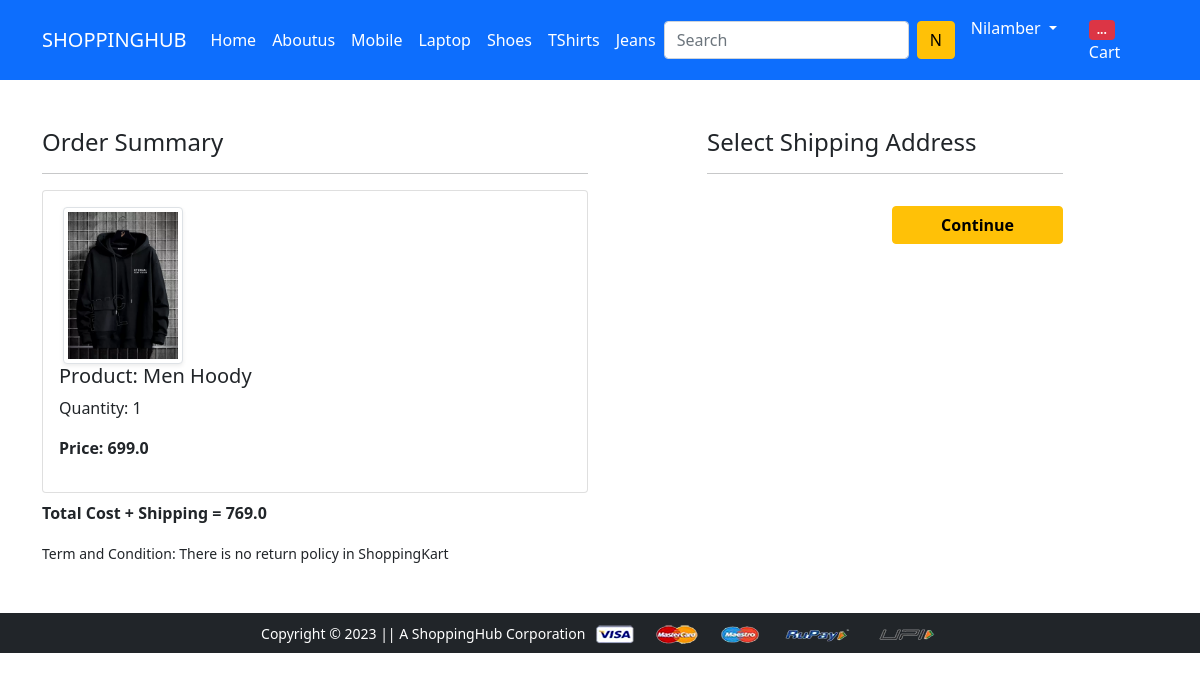
Screenshot of /checkout/ (signed in) with the database file from the repository.
### app/models.py (models this page shows, shortened)
class Cart(models.Model):
    user=models.ForeignKey(User, on_delete=models.CASCADE)
    product=models.ForeignKey(Product,on_delete=models.CASCADE)
    quantity=models.PositiveIntegerField(default=1)
    @property
    def total_cost(self):
        return self.quantity*self.product.discounted_price

class Product(models.Model):
    title=models.CharField(max_length=100)
    selling_price=models.FloatField()
    discounted_price=models.FloatField()
    description=models.TextField()
    brand=models.CharField(max_length=100)
    category=models.CharField(choices=CATEGORY_CHOICE,max_length=2)
    product_image=models.ImageField(upload_to='productImg')

### app/views.py (the view)
# urls.py: path('checkout/', views.checkout, name='checkout'),
def checkout(request):
  if request.user.is_authenticated:
    user= request.user
    add= Customer.objects.filter(user=user)
    cart_items= Cart.objects.filter(user=user)
    amount= 0.0
    shipping= 70.0
    totalamount= 0.0
    cart_product = [p for p in Cart.objects.all() if p.user==request.user]
    if cart_product:
      for p in cart_product:
        tempamount= (p.quantity*p.product.discounted_price)
        amount+=tempamount
      totalamount= amount+shipping
    return render(request, 'app/checkout.html',{'add':add,'totalamount':totalamount,'cart_items':cart_items})
  else:
    return HttpResponseRedirect('/accounts/login')

### app/templates/app/checkout.html (shortened to what this page needs)
{% extends 'app/base.html' %}
{% load static %}
{% block main-content %}
<div class="container">
 <div class="row mt-5">
  <div class="col-sm-6">
    <h4>Order Summary</h4>
    <hr>
    {% for item in cart_items %}
      <div class="card mb-2">
        <div class="card-body">
          <div class="col-sm-3 text-center align-self-center"><img src="{{item.product.product_image.url}}" alt="" srcset="" class="img-fluid img-thumbnail shadow-sm" height="120" width="120"> </div>
          <h5>Product: {{item.product.title}}</h5>
          <p>Quantity: {{item.quantity}}</p>
          <p class="fw-bold">Price: {{item.total_cost}}</p>
        </div>
      </div>
      {% endfor %}
      <p class="fw-bold">Total Cost + Shipping = {{totalamount}}</p>
      <small>Term and Condition: There is no return policy in ShoppingKart</small>
  </div>
  <div class="col-sm-4 offset-sm-1">
    <h4>Select Shipping Address</h4>
    <hr>
    <form action="{% url 'paymentdone' %}">
        <div class="text-end">
          <button type="submit" class="btn btn-warning mt-3 px-5 fw-bold">Continue</button>
        </div>
      </form>
    </div>
  </div>
</div>
{% endblock main-content %}

### app/templates/app/base.html (shortened to what this page needs)
<!doctype html>
{% load static %}
<html lang="en">
  <head>
    <link href="https://cdn.jsdelivr.net/npm/bootstrap@5.0.0-beta1/dist/css/bootstrap.min.css" rel="stylesheet">
    <link rel="stylesheet" href="{% static 'app/css/owl.carousel.min.css' %}">
    <link rel="stylesheet" href="{% static 'app/css/all.min.css' %}">
    <link rel="stylesheet" href="{% static 'app/css/style.css' %}">
  </head>
  <body>
    <nav  class="navbar navbar-expand-lg navbar-dark bg-primary">
     <div class="container">
       <a  class="navbar-brand" href="/">SHOPPINGHUB</a>
       <div class="collapse navbar-collapse" id="navbarSupportedContent">
         <ul class="navbar-nav me-auto mb-2 mb-lg-0">
          <li class="nav-item">
            <a class="nav-link active" aria-current="page" href="/">Home</a>
           </li>
           <li class="nav-item">
             <a class="nav-link active" aria-current="page" href="{% url 'aboutus' %}">Aboutus</a>
            </li>
             <li class="nav-item">
              <a class="nav-link active" aria-current="page" href="{% url 'mobile' %}">Mobile</a>
             </li>
             <li class="nav-item">
              <a class="nav-link active" aria-current="page" href="{% url 'laptop' %}">Laptop</a>
             </li>
             <li class="nav-item">
              <a class="nav-link active" aria-current="page" href="{% url 'shoes' %}">Shoes</a>
             </li>
             <li class="nav-item">
              <a class="nav-link active" aria-current="page" href="{% url 'topWear' %}">TShirts</a>
             </li>
             <li class="nav-item">
              <a class="nav-link active" aria-current="page" href="{% url 'bottomWear' %}">Jeans</a>
             </li>
         </ul>
         <form class="d-flex">
           <input class="form-control me-2" type="search" placeholder="Search" aria-label="Search">
           {% if request.user.is_authenticated %}
           <button class="btn btn-warning" type="submit">{{ request.user.username|first|upper }}</button>
           {% endif %}
         </form>
         <div>
          <ul class="navbar-nav me-auto mb-2 mb-lg-0">
          {% if request.user.is_authenticated %}
           <li class="nav-item dropdown mx-2">
              <a class="nav-link dropdown-toggle text-white" href="#" id="profileDropdown" role="button" data-bs-toggle="dropdown" aria-expanded="false">
                {{request.user.username|capfirst}}
              </a>
            </li>
            <li class="nav-item mx-2">
             <a href="{% url 'showcart' %}" class="nav-link text-white"><span class="badge bg-danger">...</span> Cart </a>
            </li>
            {% endif %}
          </ul>
         </div>
       </div>
     </div>
    </nav>
    {% block main-content %} {% endblock main-content %}
    <footer class="container-fluid bg-dark text-center p-2 mt-5">
        <small class="text-white">Copyright &copy; 2023 || A ShoppingHub Corporation </small>
        <img src="{% static 'app/images/payment.png' %}" alt="" srcset="" class="img-fluid" height="2px">
    </footer>
  </body>
</html>

### rows the page displays
Cart: product.product_image (picture), product "Men Hoody", quantity "1", total_cost "699.0"

### other values shown
{{ request.user.username|first|upper }} "N"
{{ request.user.username|capfirst }} "Nilamber"
{{ totalamount }} "769.0"
